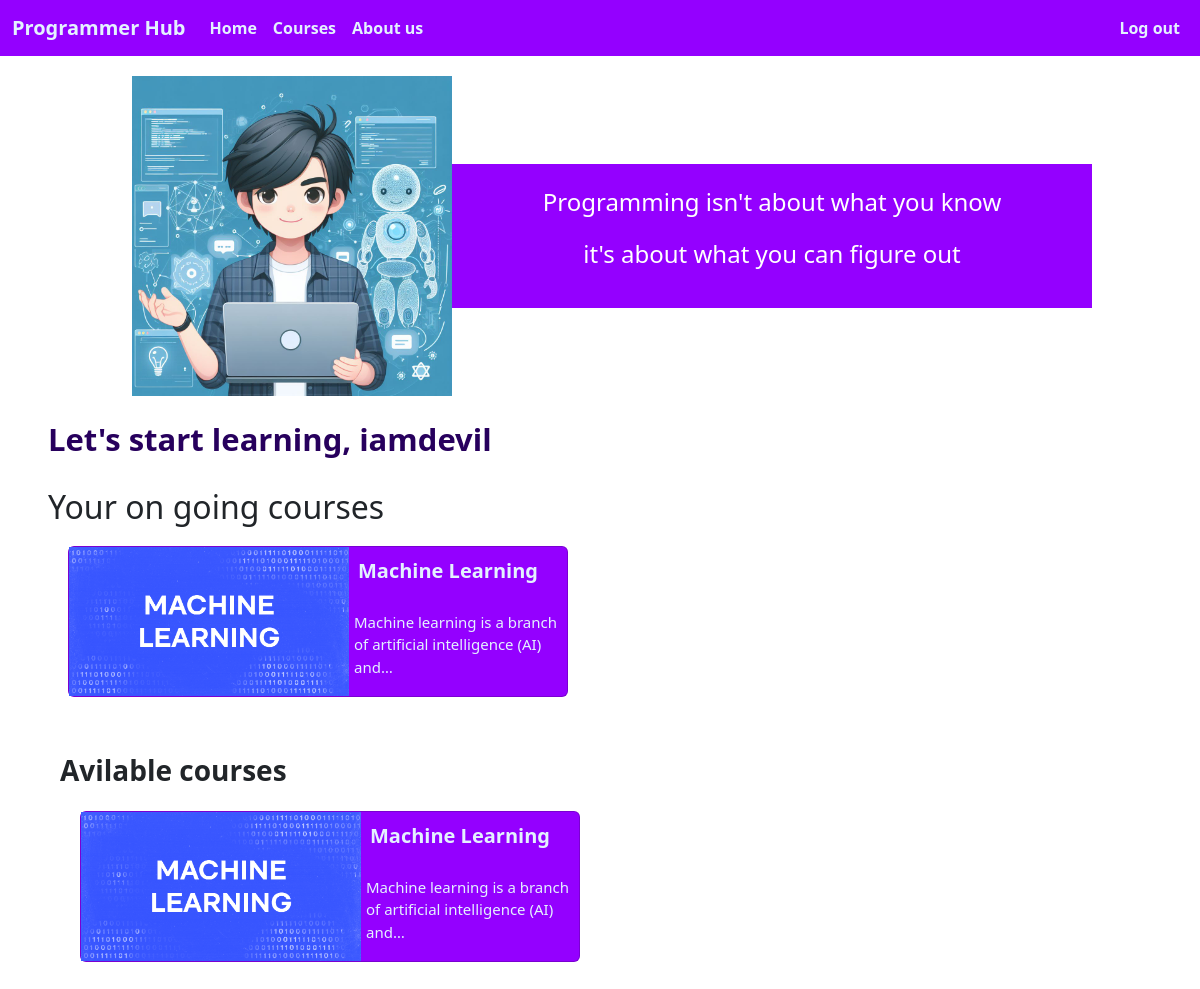
Page / (signed in) on the earlier database version.
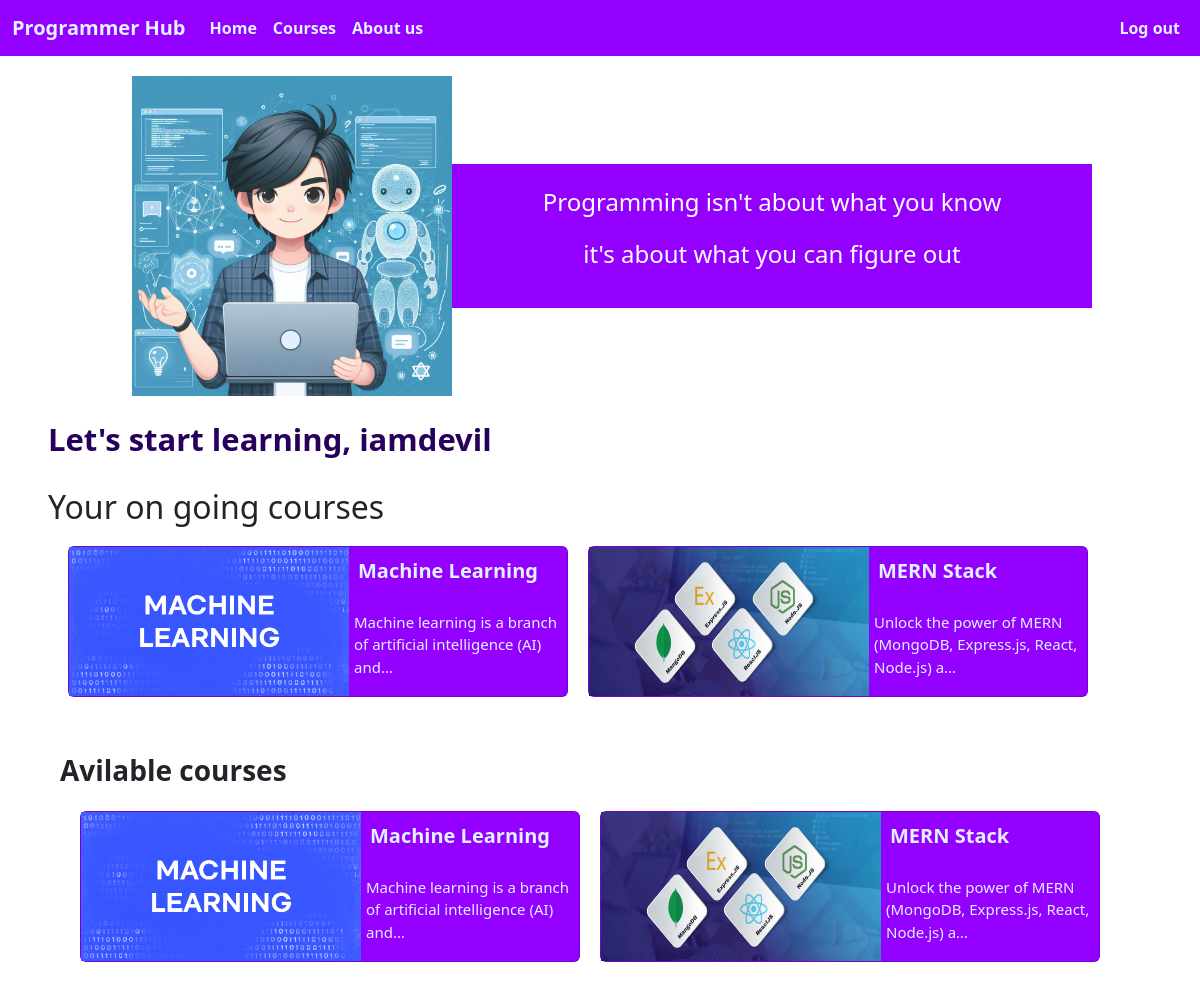
Same page on the later database version.
### main/models.py (models this page shows, shortened)
class Category(models.Model):
    name = models.CharField(max_length=200)
    description = models.CharField( null=True,max_length=200)
    duration = models.DurationField(null=True)
    thumbnail = models.ImageField(default=None, blank = True,null=True)
    def __str__(self):
        return self.name

### main/views.py (the view)
# urls.py: 2. Add a URL to urlpatterns:  path('', views.home, name='home')
def home(request):
    if request.user.is_authenticated :
        name = request.user
        course = UserSelectedCourse.objects.filter(host = name)
        courses = []
        for i in course:
            dam=Category.objects.get(name = i.course)
            courses.append(dam)
            print(dam.thumbnail.url)
        allCourses = Category.objects.all()
        context = {"courses":courses,"allCourses":allCourses}
        return render(request,'main/home.html',context )
    else :
        return redirect("non-login-home")

### main/templates/main/home.html (shortened to what this page needs)
{% extends 'main.html' %}
{% load static %}
{% block content %}
  <div class="home">
    <div class="home-page-first">
      <div class="image-quote">
        <img src="static/images/student-holding-laptop.jpg" alt="" />
      </div>
      <div class="text-quote">
        <p>Programming isn't about what you know</p>
        <p>it's about what you can figure out</p>
      </div>
    </div>
    <div class="d-flex flex-column home">
      <div class="home-heading">
        <p class="m-10">Let's start learning, {{ request.user }}</p>
      </div>
      {% if courses %}
        <div class="ongoing1">
          <h2>Your on going courses</h2>
          <div class="d-flex flex-row ongoing rounded-0">
            {% for ongoing in courses %}
              <a href="{% url 'topic' ongoing.name %}" class="tex-dec-none">
                <div class="card">
                  <div class="card-image">
                    <img src="{{ ongoing.thumbnail.url }}" alt="" />
                  </div>
                  <div class="topic-details">
                    <div class="heading">
                      <p>{{ ongoing.name }}</p>
                    </div>
                    <div class="discrption">
                      <p>{{ ongoing.description|truncatechars:65 }}</p>
                    </div>
                  </div>
                </div>
              </a>
            {% endfor %}
          </div>
        </div>
      {% endif %}
      <div class="aval">
        <div class="fs-2 fw-bold">
          <p class="fs-3">Avilable courses</p>
        </div>
        <div class="d-flex flex-row ongoing">
          {% for course in allCourses %}
            <a href="{% url 'topic' course.name %}" class="tex-dec-none">
              <div class="card">
                <div class="card-image">
                  <img src="{{ course.thumbnail.url }}" alt="" />
                </div>
                <div class="topic-details">
                  <div class="heading">
                    <p>{{ course.name }}</p>
                  </div>
                  <div class="discrption">
                    <p>{{ course.description|truncatechars:65 }}</p>
                  </div>
                </div>
              </div>
            </a>
          {% endfor %}
        </div>
      </div>
    </div>
  </div>
{% endblock %}

### templates/main.html (shortened to what this page needs)
<!DOCTYPE html>
{% load static %}
<html lang="en">
<head>
    <link href="https://cdn.jsdelivr.net/npm/bootstrap@5.3.1/dist/css/bootstrap.min.css" rel="stylesheet">
    <link rel="stylesheet" href="{% static 'style/main.css' %}">
</head>
<body>
    {% include "navbar.html"%}
    {% block content %}
    {% endblock %}
</body>
</html>

### templates/navbar.html (shortened to what this page needs)
<div class="navbar-custom">
<nav class="navbar navbar-expand-lg  navbar-custom">
  <div class="container-fluid">
    <a class="navbar-brand nav-text-color" href="{% url 'home'  %}">Programmer Hub</a>
    <div class="collapse navbar-collapse" id="navbarSupportedContent">
      <ul class="navbar-nav me-auto mb-2 mb-lg-0">
        <li class="nav-item">
          <a class="nav-link nav-text-color " aria-current="page" href="{% url 'home' %}">Home</a>
        </li>
        <li class="nav-item">
          <a class="nav-link nav-text-color" href="{% url 'courses' %}">Courses</a>
        </li>
        {% if request.user.is_authenticated %}
        <li class="nav-item">
          <a class="nav-link nav-text-color" href="{% url 'non-login-home' %}">About us</a>
        </li>
        {%endif%}
      </ul>
      <ul class="navbar-nav  ">
        {% if request.user.is_authenticated %}
        <li class="nav-item">
          <a class="nav-link nav-text-color" aria-current="page" href="{% url 'logout' %}" ><b>Log out</b></a>
        </li>
        {% endif  %}
      </ul>
    </div>
  </div>
</nav></div>

### static/style/main.css (style rules this page uses)
* { margin: 0px; padding: 0px; }
.tex-dec-none { text-decoration: None; color: black; }
.navbar-custom { width: 100vw; }
.navbar-custom { background-color: #9400FF; }
.nav-text-color { color: #E4F1FF; font-weight: bold; }
.home-page-first .image-quote img { width: 40vw; }
.home { margin-left: 2vw; }
.home-page-first { display: flex; flex-direction: row; justify-content: center; align-items: center; width: 80vw; margin: 20px auto; }
.home-page-first .image-quote img { max-height: 40vh; width: auto; }
.home-page-first .text-quote { display: flex; flex-direction: column; background-color: #9400FF; justify-content: center; align-items: center; padding: 20px; width: 100%; }
.home-page-first .text-quote p { font-size: 1.5em; font-weight: 500; color: white; }
.home-heading p { font-size: 31px; font-weight: bold; color: #27005D; margin-bottom: 25px; }
.card { display: flex; flex-direction: row; margin-bottom: 20px; margin-right: 20px; background-color: #9400FF; width: 500px; }
.card .card-image img { width: 280px; height: 149px; }
.heading p { padding: 9px 9px; font-size: 20px; font-weight: bold; color: #E4F1FF; }
.card .discrption p { padding: 0px 5px; margin-top: 0; font-size: 15px; margin-bottom: 1rem; color: #E4F1FF; }
.home .ongoing { margin: 20px; display: flex; flex-direction: row; flex-wrap: wrap; border-radius: 0px; }
.aval { margin: 1vw; }
.discrption { font-size: 20px; font-weight: 200; color: #E4F1FF; }

Differences in the rows shown:
added Category: thumbnail (picture), name "MERN Stack", description "Unlock the power of MERN (MongoDB, Express.js, React, Node.js) a…"
